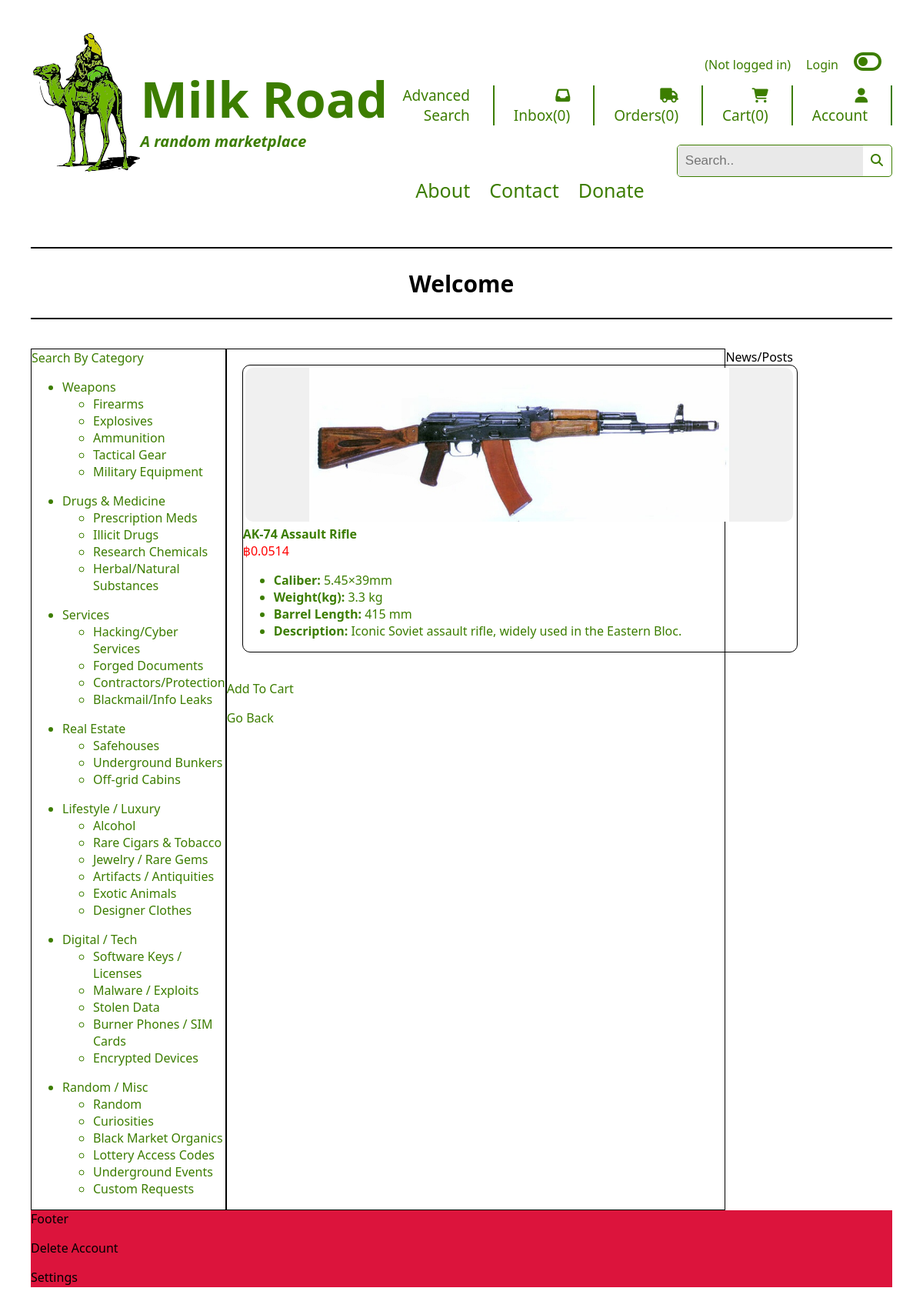
The app's page /product/2 with its own data.
### tables this page shows
CREATE TABLE Products (
    serialNum INTEGER PRIMARY KEY AUTOINCREMENT,
    name TEXT,
    category TEXT, -- 'weapon', 'drug', 'property', 'service', etc.
    price REAL,
    image BLOB,
    description TEXT
);

CREATE TABLE Firearms (
    serialNum INTEGER,
    caliber TEXT,
    weight TEXT,
    barrel_length TEXT,
    FOREIGN KEY (serialNum) REFERENCES Products(serialNum)
);

### app.py (the view)
@app.route("/product/<int:serialNum>")
def product(serialNum):
    db = get_db()
    product = db.execute(""" SELECT * FROM Products
                             WHERE serialNum = ?;""", (serialNum, )).fetchone()
    if product['category'] == 'firearm':
        details = db.execute(""" SELECT * FROM Firearms
                                 WHERE serialNum = ?;""",(serialNum, )).fetchone()
    elif product['category'] == 'explosive':
        details = db.execute(""" SELECT * FROM Explosives
                                 WHERE SerialNum = ?;""", (serialNum, )).fetchone()
    elif product['category'] == 'ammunition':
        details = db.execute(""" SELECT * FROM Ammunition
                                 WHERE SerialNum = ?;""", (serialNum, )).fetchone()
    elif product['category'] == 'tactical_gear':
        details = db.execute(""" SELECT * FROM Tactical_Gear
                                 WHERE SerialNum = ?;""", (serialNum, )).fetchone()
    elif product['category'] == 'military_equipment':
        details = db.execute(""" SELECT * FROM Military_Equipment
                                 WHERE SerialNum = ?;""", (serialNum, )).fetchone()
    elif product['category'] == 'Prescription Meds':
        details = db.execute(""" SELECT * FROM Prescription_Meds
                                 WHERE SerialNum = ?;""", (serialNum, )).fetchone()
    elif product['category'] == 'Illicit Drugs':
        details = db.execute(""" SELECT * FROM Illicit_Drugs
                                 WHERE SerialNum = ?;""", (serialNum, )).fetchone()
    elif product['category'] == 'Research Chemicals':
        details = db.execute(""" SELECT * FROM Research_Chemicals
                                 WHERE SerialNum = ?;""", (serialNum, )).fetchone()
    elif product['category'] == 'Herbal/Natural Substances':
        details = db.execute(""" SELECT * FROM Herbal_Natural_Substances
                                 WHERE SerialNum = ?;""", (serialNum, )).fetchone()
    elif product['category'] == 'Hacking/Cyber Services':
        details = db.execute(""" SELECT * FROM  Hacking_Cyber_Services
                                 WHERE SerialNum = ?;""", (serialNum, )).fetchone()
    elif product['category'] == 'Forged Documents':
        details = db.execute(""" SELECT * FROM Forged_Documents
                                 WHERE SerialNum = ?;""", (serialNum, )).fetchone()
    elif product['category'] == 'Contractors/Protection':
        details = db.execute(""" SELECT * FROM Contractors_Protection
                                 WHERE SerialNum = ?;""", (serialNum, )).fetchone()
    elif product['category'] == 'Blackmail/Info Leaks':
        details = db.execute(""" SELECT * FROM Blackmail_Info_Leaks
                                 WHERE SerialNum = ?;""", (serialNum, )).fetchone()
    elif product['category'] == 'Safehouses':
        details = db.execute(""" SELECT * FROM Safehouses
                                 WHERE SerialNum = ?;""", (serialNum, )).fetchone()
    elif product['category'] == 'Underground Bunkers':
        details = db.execute(""" SELECT * FROM Underground_Bunkers
                                 WHERE SerialNum = ?;""", (serialNum, )).fetchone()
    elif product['category'] == ' Off-grid Cabins':
        details = db.execute(""" SELECT * FROM  Off_grid_Cabins
                                 WHERE SerialNum = ?;""", (serialNum, )).fetchone()
    elif product['category'] == 'Alcohol':
        details = db.execute(""" SELECT * FROM Alcohol
                                 WHERE SerialNum = ?;""", (serialNum, )).fetchone()
    elif product['category'] == 'Rare Cigars & Tobacco':
        details = db.execute(""" SELECT * FROM Rare_Cigars_Tobacco
                                 WHERE SerialNum = ?;""", (serialNum, )).fetchone()
    elif product['category'] == 'Jewelry / Rare Gems':
        details = db.execute(""" SELECT * FROM Jewelry_Rare_Gems
                                 WHERE SerialNum = ?;""", (serialNum, )).fetchone()
    elif product['category'] == 'Artifacts / Antiquities':
        details = db.execute(""" SELECT * FROM Artifacts_Antiquities
                                 WHERE SerialNum = ?;""", (serialNum, )).fetchone()
    elif product['category'] == 'Exotic Animals':
        details = db.execute(""" SELECT * FROM Exotic_Animals
                                 WHERE SerialNum = ?;""", (serialNum, )).fetchone()
    elif product['category'] == 'Designer Clothes':
        details = db.execute(""" SELECT * FROM Designer_Clothes
                                 WHERE SerialNum = ?;""", (serialNum, )).fetchone()
    elif product['category'] == 'Software Keys / Licenses':
        details = db.execute(""" SELECT * FROM Software_Keys_Licenses
                                 WHERE SerialNum = ?;""", (serialNum, )).fetchone()
    elif product['category'] == 'Malware / Exploits':
        details = db.execute(""" SELECT * FROM Malware_Exploits
                                 WHERE SerialNum = ?;""", (serialNum, )).fetchone()
    elif product['category'] == 'Stolen Data':
        details = db.execute(""" SELECT * FROM Stolen_Data
                                 WHERE SerialNum = ?;""", (serialNum, )).fetchone()
    elif product['category'] == 'Burner Phones / SIM Cards':
        details = db.execute(""" SELECT * FROM Burner_Phones_SIM_Cards
                                 WHERE SerialNum = ?;""", (serialNum, )).fetchone()
    elif product['category'] == 'Encrypted Devices':
        details = db.execute(""" SELECT * FROM Encrypted_Devices
                                 WHERE SerialNum = ?;""", (serialNum, )).fetchone()
    elif product['category'] == 'Random':
        details = db.execute(""" SELECT * FROM Random
                                 WHERE SerialNum = ?;""", (serialNum, )).fetchone()
    elif product['category'] == 'curiosities':
        details = db.execute(""" SELECT * FROM Curiosities
                                 WHERE SerialNum = ?;""", (serialNum, )).fetchone()
    elif product['category'] == ' black_market_organics':
        details = db.execute(""" SELECT * FROM  Black_Market_Organics
                                 WHERE SerialNum = ?;""", (serialNum, )).fetchone()
    elif product['category'] == 'lottery_access_codes':
        details = db.execute(""" SELECT * FROM Lottery_Access_Codes
                                 WHERE SerialNum = ?;""", (serialNum, )).fetchone()
    elif product['category'] == 'underground_events':
        details = db.execute(""" SELECT * FROM Underground_Events
                                 WHERE SerialNum = ?;""", (serialNum, )).fetchone()
    elif product['category'] == 'custom_requests':
        details = db.execute(""" SELECT * FROM Custom_Requests
                                 WHERE SerialNum = ?;""", (serialNum, )).fetchone()
    return render_template("item_details.html", product=product, details=details)

### app.py (called while the page is built)
@app.before_request
def show_logged_user():
    g.user =session.get("first_name", None)
    g.funds = session.get('funds', None) # getting funds from session in login with whatever user is on at that time
    g.user_id = session.get('user_id', None)
    print(f'{g.user_id}')

@app.context_processor # This decorator runs whenever a template is rendered*(doesnt matter which one), It will automically be added to every template. You dont need to rewirtie product=product in every route
def inject_cart_count():
    cart = session.get("cart", {}) # getting the 'cart' key from the flask session if it exists
    total_cart_count = sum(cart.values()) # summing all cart values together
    return dict(total_cart_count=total_cart_count)  # returning a dict(total_cart_count with a total count that can be shown in any html template YAYAYAYA)

### database.py (called while the page is built)
def get_db():
    if "db" not in g:
        g.db = sqlite3.connect(DATABASE,
            detect_types=sqlite3.PARSE_DECLTYPES
        )
        g.db.row_factory = sqlite3.Row
    return g.db

### templates/item_details.html (shortened to what this page needs)
{% extends 'base.html' %}
{% block main_content %}
<div id="single_item_grid">
    <div id="single_item_container">
        <a href="{{ url_for('product', serialNum=product['serialNum']) }}">
            <img src="/{{ product['image'] }}">
        </a>
        <div id="item_name">
            <a href="{{ url_for('product', serialNum=product['serialNum']) }}">
                <b>{{ product["name"] }}</b>
            </a>
        </div>
    <div id="item_price">฿{{ product["price"] }}</div>
    {% if product['category'] == 'firearm'  %}
    <ul>
        <li id="item_name"><b>Caliber:</b> {{ details["caliber"] }}</li>
        <li id="item_name"><b>Weight(kg):</b> {{ details["weight"] }}</li>
        <li id="item_name"><b>Barrel Length:</b> {{ details["barrel_length"] }}</li>
        <li id="item_name"><b>Description:</b> {{ product["description"] }}</li>
    </ul>
    {% elif product['category'] == 'Prescription Meds' %}
    <ul>
        <li id="item_name"><b>Dosage:</b> {{ details["dosage"] }}</li>
        <li id="item_name"><b>Form:</b> {{ details["form"] }}</li>
        <li id="item_name"><b>Description:</b> {{ product["description"] }}</li>
    </ul>
    {% endif %}
    </div>
</div>
<p id="item_name">
    <a href="{{ url_for('add_to_cart', serialNum=product['serialNum']) }}">Add To Cart</a>
</p>
<p id="item_name">
    <a href="{{ url_for('index') }}">Go Back</a>
</p>
{% endblock %}

### static/styles/styles.css (style rules this page uses)
body { margin: 20px; padding: 20px; font-family:'Segoe UI', Tahoma, Geneva, Verdana, sans-serif; }
a { text-decoration: none; color: inherit; }
img { height: 90%; margin-left: 3px; margin-top: 3px; }
#item_name, .categories { color: #3C7D00; }
#item_price { color: red; }
#single_item_grid { display: grid; grid-template-columns: repeat(3, 1fr); gap: 10px; padding: 20px; }
#single_item_grid img { width: 712px; height: 200px; object-fit: contain; background-color: #f0f0f0; border-radius: 10px; }
#single_item_container { border: 1px solid black; border-radius: 10px; width: 45em; }

### static/styles/dark_mode.css (style rules this page uses)
body, .header, .nav, .marquee, .categories, .news, .main, .footer { transition: background-color 1s, color 0.2s, text-shadow 0.2s; }

### records on screen
Products: image (picture), name "AK-74 Assault Rifle", price "0.0514", description "Iconic Soviet assault rifle, widely used in the Eastern Bloc."
Firearms: caliber "5.45×39mm", weight "3.3 kg", barrel_length "415 mm"
